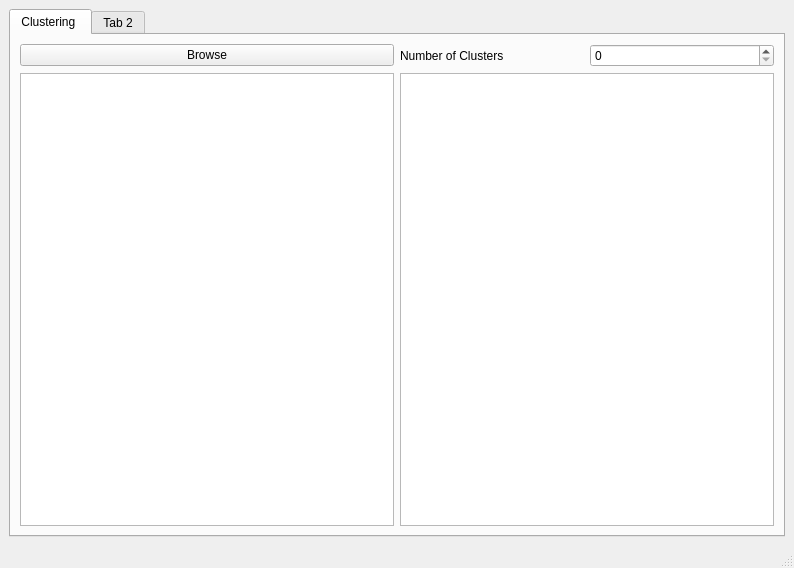
<?xml version="1.0" encoding="UTF-8"?>
<ui version="4.0">
 <class>MainWindow</class>
 <widget class="QMainWindow" name="MainWindow">
  <property name="geometry">
   <rect>
    <x>0</x>
    <y>0</y>
    <width>794</width>
    <height>568</height>
   </rect>
  </property>
  <property name="windowTitle">
   <string>MainWindow</string>
  </property>
  <widget class="QWidget" name="centralwidget">
   <layout class="QGridLayout" name="gridLayout_2">
    <item row="0" column="0">
     <layout class="QHBoxLayout" name="horizontalLayout">
      <item>
       <widget class="QTabWidget" name="tabWidget">
        <widget class="QWidget" name="tab">
         <attribute name="title">
          <string>Clustering </string>
         </attribute>
         <layout class="QGridLayout" name="gridLayout">
          <item row="0" column="0">
           <widget class="QPushButton" name="Browse">
            <property name="text">
             <string>Browse</string>
            </property>
           </widget>
          </item>
          <item row="1" column="1">
           <widget class="PlotWidget" name="graphicsView_2"/>
          </item>
          <item row="1" column="0">
           <widget class="PlotWidget" name="graphicsView_1"/>
          </item>
          <item row="0" column="1">
           <layout class="QHBoxLayout" name="horizontalLayout_2">
            <item>
             <widget class="QLabel" name="label">
              <property name="text">
               <string>Number of Clusters</string>
              </property>
             </widget>
            </item>
            <item>
             <widget class="QSpinBox" name="spinBox"/>
            </item>
           </layout>
          </item>
         </layout>
        </widget>
        <widget class="QWidget" name="tab_2">
         <attribute name="title">
          <string>Tab 2</string>
         </attribute>
        </widget>
       </widget>
      </item>
     </layout>
    </item>
   </layout>
  </widget>
  <widget class="QMenuBar" name="menubar">
   <property name="geometry">
    <rect>
     <x>0</x>
     <y>0</y>
     <width>794</width>
     <height>21</height>
    </rect>
   </property>
  </widget>
  <widget class="QStatusBar" name="statusbar"/>
 </widget>
 <customwidgets>
  <customwidget>
   <class>PlotWidget</class>
   <extends>QGraphicsView</extends>
   <header>pyqtgraph</header>
  </customwidget>
 </customwidgets>
 <resources/>
 <connections/>
</ui>
